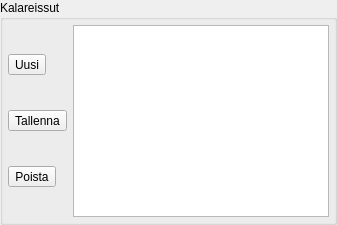
           <widget class="QGroupBox" name="groupBox_3">
            <property name="sizePolicy">
             <sizepolicy hsizetype="Expanding" vsizetype="Preferred">
              <horstretch>0</horstretch>
              <verstretch>0</verstretch>
             </sizepolicy>
            </property>
            <property name="title">
             <string>Kalareissut</string>
            </property>
            <layout class="QHBoxLayout" name="horizontalLayout_7">
             <property name="spacing">
              <number>6</number>
             </property>
             <property name="margin">
              <number>5</number>
             </property>
             <item>
              <layout class="QVBoxLayout" name="verticalLayout_2">
               <item>
                <widget class="QToolButton" name="trip_new">
                 <property name="toolTip">
                  <string>Uusi</string>
                 </property>
                 <property name="text">
                  <string>Uusi</string>
                 </property>
                 <property name="icon">
                  <iconset resource="resources.qrc">
                   <normaloff>:/res/document-new.png</normaloff>:/res/document-new.png</iconset>
                 </property>
                 <property name="shortcut">
                  <string>Ctrl+N</string>
                 </property>
                </widget>
               </item>
               <item>
                <widget class="QToolButton" name="trip_save">
                 <property name="toolTip">
                  <string>Tallenna</string>
                 </property>
                 <property name="text">
                  <string>Tallenna</string>
                 </property>
                 <property name="icon">
                  <iconset resource="resources.qrc">
                   <normaloff>:/res/document-save.png</normaloff>:/res/document-save.png</iconset>
                 </property>
                 <property name="shortcut">
                  <string>Ctrl+S</string>
                 </property>
                </widget>
               </item>
               <item>
                <widget class="QToolButton" name="trip_delete">
                 <property name="toolTip">
                  <string>Poista</string>
                 </property>
                 <property name="text">
                  <string>Poista</string>
                 </property>
                 <property name="icon">
                  <iconset resource="resources.qrc">
                   <normaloff>:/res/edit-cut.png</normaloff>:/res/edit-cut.png</iconset>
                 </property>
                 <property name="shortcut">
                  <string>Ctrl+X</string>
                 </property>
                </widget>
               </item>
              </layout>
             </item>
             <item>
              <widget class="QListWidget" name="trip_list"/>
             </item>
            </layout>
           </widget>
